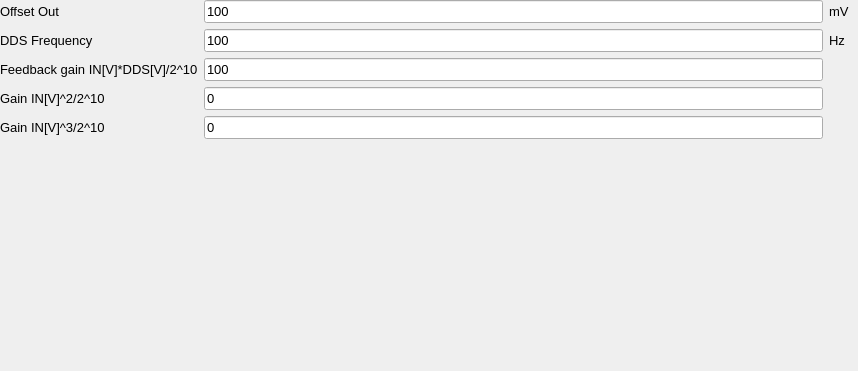
               <widget class="QWidget" name="art_nonlinear_para_CH1">
                <widget class="QWidget" name="gridLayoutWidget_6">
                 <property name="geometry">
                  <rect>
                   <x>0</x>
                   <y>0</y>
                   <width>849</width>
                   <height>362</height>
                  </rect>
                 </property>
                 <layout class="QGridLayout" name="gridLayout_6" rowstretch="1,0,0,0,0,0,0,0">
                  <item row="2" column="0">
                   <widget class="QLabel" name="nonlinp_DDSfreq_label_CH1">
                    <property name="font">
                     <font>
                      <pointsize>10</pointsize>
                     </font>
                    </property>
                    <property name="layoutDirection">
                     <enum>Qt::LeftToRight</enum>
                    </property>
                    <property name="text">
                     <string>DDS Frequency</string>
                    </property>
                   </widget>
                  </item>
                  <item row="0" column="0">
                   <widget class="QLabel" name="nonlinp_offset_label_CH1">
                    <property name="font">
                     <font>
                      <pointsize>10</pointsize>
                     </font>
                    </property>
                    <property name="layoutDirection">
                     <enum>Qt::LeftToRight</enum>
                    </property>
                    <property name="text">
                     <string>Offset Out</string>
                    </property>
                   </widget>
                  </item>
                  <item row="2" column="1" colspan="2">
                   <widget class="QLineEdit" name="nonlinp_DDSfreq_CH1">
                    <property name="sizePolicy">
                     <sizepolicy hsizetype="Expanding" vsizetype="Maximum">
                      <horstretch>1</horstretch>
                      <verstretch>1</verstretch>
                     </sizepolicy>
                    </property>
                    <property name="font">
                     <font>
                      <pointsize>10</pointsize>
                     </font>
                    </property>
                    <property name="text">
                     <string>100</string>
                    </property>
                   </widget>
                  </item>
                  <item row="0" column="1" colspan="2">
                   <widget class="QLineEdit" name="nonlinp_offset_CH1">
                    <property name="sizePolicy">
                     <sizepolicy hsizetype="Expanding" vsizetype="Maximum">
                      <horstretch>1</horstretch>
                      <verstretch>1</verstretch>
                     </sizepolicy>
                    </property>
                    <property name="font">
                     <font>
                      <pointsize>10</pointsize>
                     </font>
                    </property>
                    <property name="text">
                     <string>100</string>
                    </property>
                   </widget>
                  </item>
                  <item row="0" column="3">
                   <widget class="QLabel" name="nonlinp_offset_unit_CH1">
                    <property name="font">
                     <font>
                      <pointsize>10</pointsize>
                     </font>
                    </property>
                    <property name="layoutDirection">
                     <enum>Qt::LeftToRight</enum>
                    </property>
                    <property name="text">
                     <string>mV</string>
                    </property>
                   </widget>
                  </item>
                  <item row="6" column="0">
                   <widget class="QLabel" name="nonlinp_gain3_label_CH1">
                    <property name="font">
                     <font>
                      <pointsize>10</pointsize>
                     </font>
                    </property>
                    <property name="layoutDirection">
                     <enum>Qt::LeftToRight</enum>
                    </property>
                    <property name="text">
                     <string>Gain IN[V]^3/2^10</string>
                    </property>
                   </widget>
                  </item>
                  <item row="7" column="1">
                   <spacer name="verticalSpacer_4">
                    <property name="orientation">
                     <enum>Qt::Vertical</enum>
                    </property>
                    <property name="sizeHint" stdset="0">
                     <size>
                      <width>20</width>
                      <height>40</height>
                     </size>
                    </property>
                   </spacer>
                  </item>
                  <item row="6" column="1" colspan="2">
                   <widget class="QLineEdit" name="nonlinp_gain3_CH1">
                    <property name="sizePolicy">
                     <sizepolicy hsizetype="Expanding" vsizetype="Maximum">
                      <horstretch>1</horstretch>
                      <verstretch>1</verstretch>
                     </sizepolicy>
                    </property>
                    <property name="font">
                     <font>
                      <pointsize>10</pointsize>
                     </font>
                    </property>
                    <property name="text">
                     <string>0</string>
                    </property>
                   </widget>
                  </item>
                  <item row="3" column="1" colspan="2">
                   <widget class="QLineEdit" name="nonlinp_gain1_CH1">
                    <property name="sizePolicy">
                     <sizepolicy hsizetype="Expanding" vsizetype="Maximum">
                      <horstretch>1</horstretch>
                      <verstretch>1</verstretch>
                     </sizepolicy>
                    </property>
                    <property name="font">
                     <font>
                      <pointsize>10</pointsize>
                     </font>
                    </property>
                    <property name="text">
                     <string>100</string>
                    </property>
                   </widget>
                  </item>
                  <item row="3" column="0">
                   <widget class="QLabel" name="nonlinp_gain1_label_CH1">
                    <property name="font">
                     <font>
                      <pointsize>10</pointsize>
                     </font>
                    </property>
                    <property name="layoutDirection">
                     <enum>Qt::LeftToRight</enum>
                    </property>
                    <property name="text">
                     <string>Feedback gain IN[V]*DDS[V]/2^10</string>
                    </property>
                   </widget>
                  </item>
                  <item row="5" column="1" colspan="2">
                   <widget class="QLineEdit" name="nonlinp_gain2_CH1">
                    <property name="sizePolicy">
                     <sizepolicy hsizetype="Expanding" vsizetype="Maximum">
                      <horstretch>1</horstretch>
                      <verstretch>1</verstretch>
                     </sizepolicy>
                    </property>
                    <property name="font">
                     <font>
                      <pointsize>10</pointsize>
                     </font>
                    </property>
                    <property name="text">
                     <string>0</string>
                    </property>
                   </widget>
                  </item>
                  <item row="5" column="0">
                   <widget class="QLabel" name="nonlinp_gain2_label_CH1">
                    <property name="font">
                     <font>
                      <pointsize>10</pointsize>
                     </font>
                    </property>
                    <property name="layoutDirection">
                     <enum>Qt::LeftToRight</enum>
                    </property>
                    <property name="text">
                     <string>Gain IN[V]^2/2^10</string>
                    </property>
                   </widget>
                  </item>
                  <item row="2" column="3">
                   <widget class="QLabel" name="nonlinp_DDSfreq_unit_CH1">
                    <property name="font">
                     <font>
                      <pointsize>10</pointsize>
                     </font>
                    </property>
                    <property name="layoutDirection">
                     <enum>Qt::LeftToRight</enum>
                    </property>
                    <property name="text">
                     <string>Hz</string>
                    </property>
                   </widget>
                  </item>
                 </layout>
                </widget>
               </widget>
